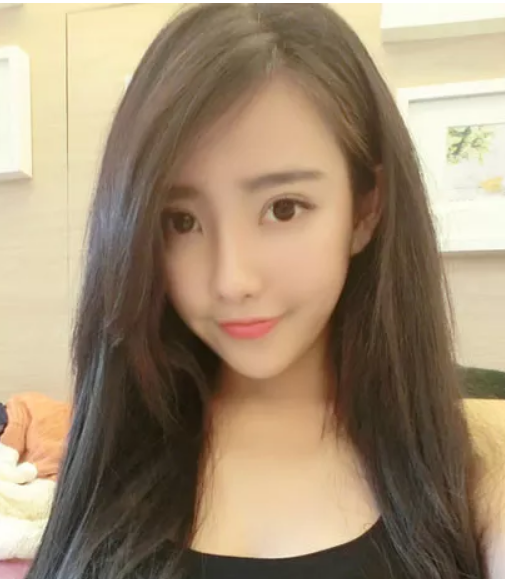
#> input picture faceai/img/ag.png, 505 x 579 px, found by its file name
$ python test.py
#> lines starting #> are read from the running program, lines starting #| are printed output that depends on the picture; after the words box and inside, x2 and y2 are one past the last pixel; in counts of white or black regions, pixels touching at a corner belong together

import cv2

filepath = "C:\\Users\\xiesp\\Desktop\\ProjectX\\faceai\\img\\ag.png"
img = cv2.imread(filepath)  # 读取图片
#> img is the input picture: shape (579, 505, 3); mean B, G, R 114.4, 139.8, 159.6
gray = cv2.cvtColor(img, cv2.COLOR_BGR2GRAY)  # 转换灰色
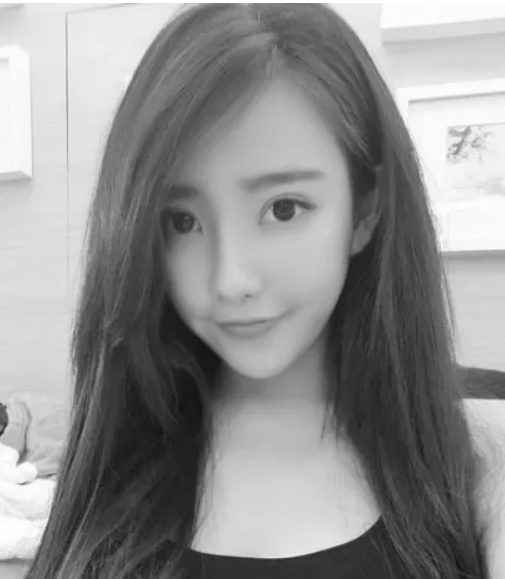
#> gray: shape (579, 505); min 16, max 255, mean 142.8

# OpenCV人脸识别分类器
classifier = cv2.CascadeClassifier(
    "D:\\python\\projects\\venv\\Lib\\site-packages\\cv2\\data\\haarcascade_frontalface_default.xml"
)
color = (0, 255, 0)  # 定义绘制颜色
# 调用识别人脸
faceRects = classifier.detectMultiScale(
    gray, scaleFactor=1.2, minNeighbors=3, minSize=(32, 32))
#> faceRects = [[111, 117, 258, 258]]
if len(faceRects):  # 大于0则检测到人脸
    for faceRect in faceRects:  # 单独框出每一张人脸
        x, y, w, h = faceRect
        # 框出人脸
        cv2.rectangle(img, (x, y), (x + h, y + w), color, 2)
        # 左眼
        cv2.circle(img, (x + w // 4, y + h // 4 + 30), min(w // 8, h // 8),
                   color)
        #右眼
        cv2.circle(img, (x + 3 * w // 4, y + h // 4 + 30), min(w // 8, h // 8),
                   color)
        #嘴巴
        cv2.rectangle(img, (x + 3 * w // 8, y + 3 * h // 4),
                      (x + 5 * w // 8, y + 7 * h // 8), color)
#> this loop made 1 pass
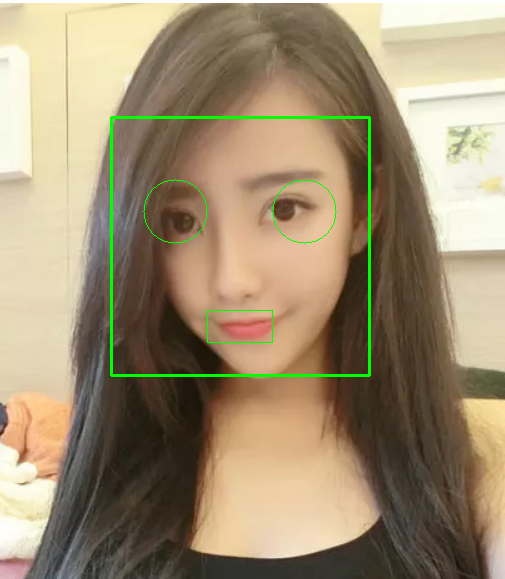
#> img: shape (579, 505, 3); 1.25% of pixels changed, all inside (x1, y1, x2, y2) = (110, 116, 371, 377)

cv2.imshow("image", img)  # 显示图像
c = cv2.waitKey(10)
#> (key Esc is pressed here)

cv2.waitKey(0)
cv2.destroyAllWindows()

$ run again, with faceai/img/ag-2.png copied over faceai/img/ag.png
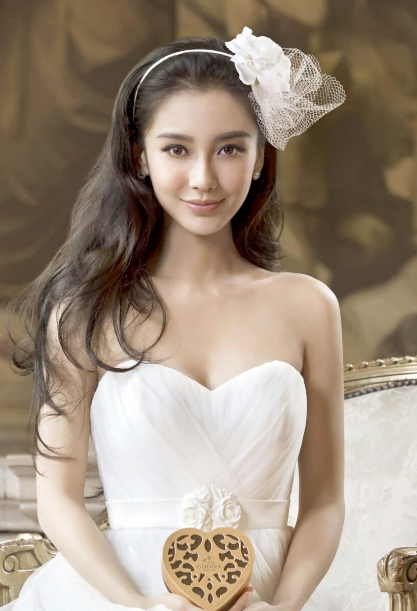
#> input picture faceai/img/ag-2.png, 417 x 611 px, found by its file name
#> img is the input picture: shape (611, 417, 3); mean B, G, R 125.6, 142.2, 158.2
#> `gray = cv2.cvtColor(img, cv2.COLOR_BGR2GRAY)`:
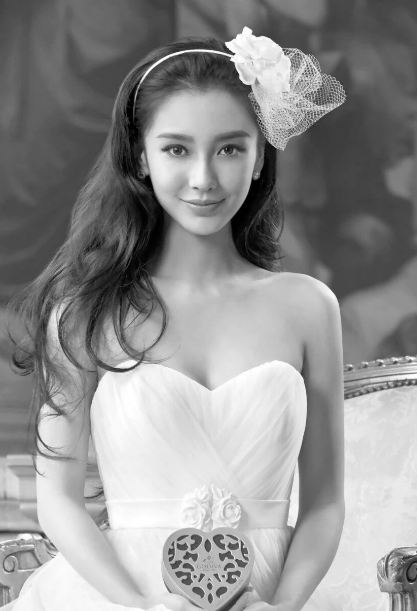
#> gray: shape (611, 417); min 0, max 255, mean 145.1
#> faceRects = [[133, 96, 136, 136]]
#> the loop `for faceRect in faceRects:` made 1 pass
#> after the loop `for faceRect in faceRects:`:
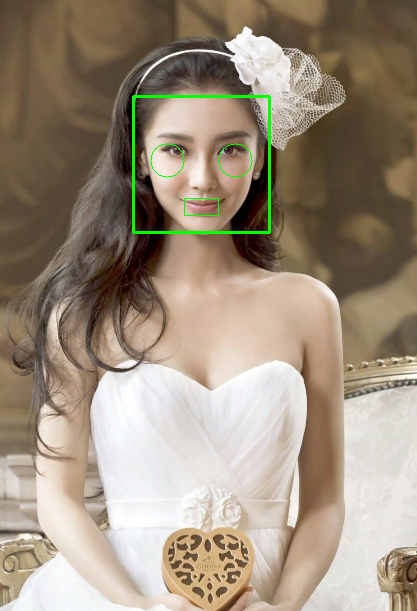
#> img: shape (611, 417, 3); 0.75% of pixels changed, all inside (x1, y1, x2, y2) = (132, 95, 271, 234)

$ run again, with faceai/img/ag-3.png copied over faceai/img/ag.png
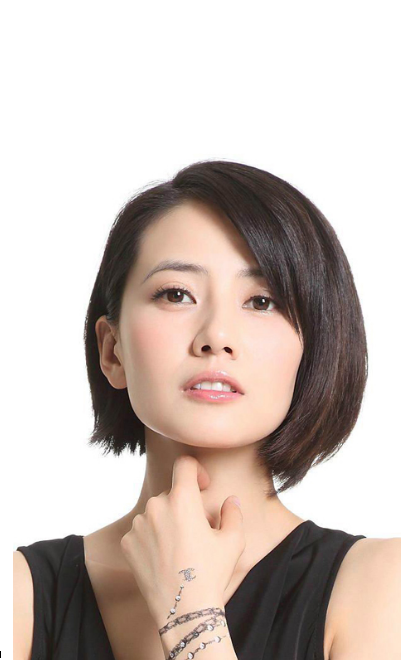
#> input picture faceai/img/ag-3.png, 401 x 660 px, found by its file name
#> img is the input picture: shape (660, 401, 3); mean B, G, R 184.1, 190.5, 203.1
#> `gray = cv2.cvtColor(img, cv2.COLOR_BGR2GRAY)`:
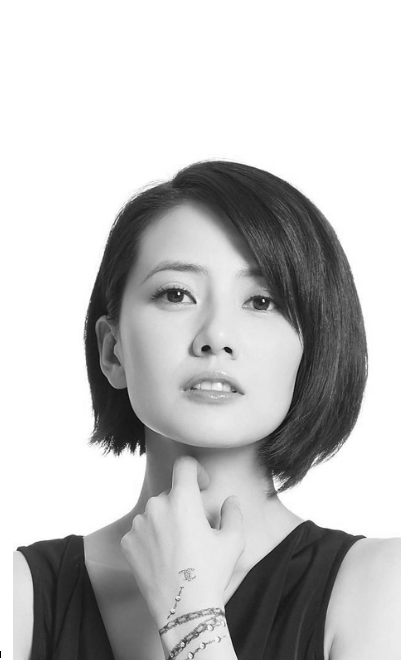
#> gray: shape (660, 401); min 0, max 255, mean 193.6
#> faceRects = [[106, 218, 214, 214]]
#> the loop `for faceRect in faceRects:` made 1 pass
#> after the loop `for faceRect in faceRects:`:
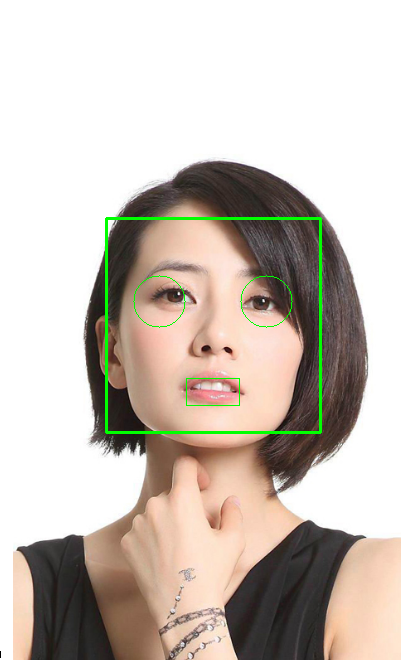
#> img: shape (660, 401, 3); 1.14% of pixels changed, all inside (x1, y1, x2, y2) = (105, 217, 322, 434)

$ run again, with faceai/img/ag-4.png copied over faceai/img/ag.png
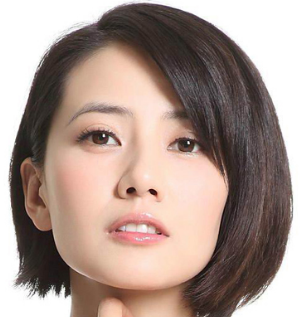
#> input picture faceai/img/ag-4.png, 300 x 317 px, found by its file name
#> img is the input picture: shape (317, 300, 3); mean B, G, R 140.8, 149.3, 169.5
#> `gray = cv2.cvtColor(img, cv2.COLOR_BGR2GRAY)`:
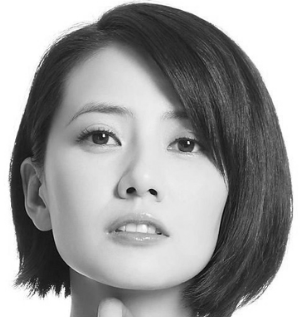
#> gray: shape (317, 300); min 9, max 255, mean 154.4
#> faceRects = [[27, 58, 225, 225]]
#> the loop `for faceRect in faceRects:` made 1 pass
#> after the loop `for faceRect in faceRects:`:
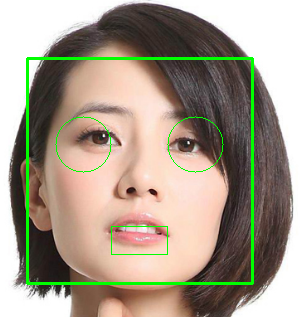
#> img: shape (317, 300, 3); 3.34% of pixels changed, all inside (x1, y1, x2, y2) = (26, 57, 254, 285)
